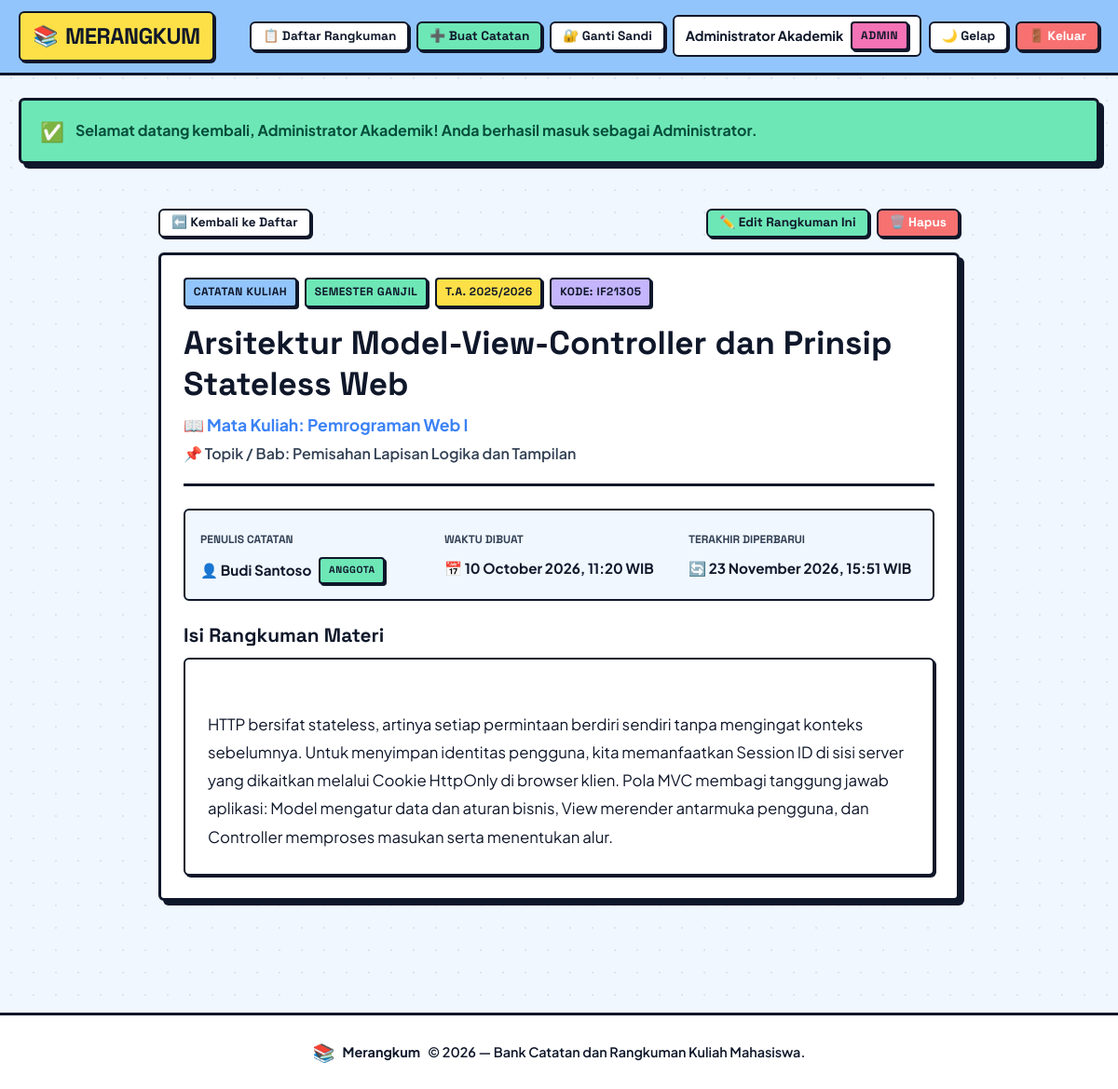
The app's page /detail.php?id=2 (signed in) with its own data.
### tables this page shows
CREATE TABLE catatan_kuliah (
  id               INT UNSIGNED AUTO_INCREMENT PRIMARY KEY,
  pengguna_id      INT UNSIGNED NOT NULL,
  judul            VARCHAR(200) NOT NULL,
  mata_kuliah      VARCHAR(100) NOT NULL,
  kode_mata_kuliah VARCHAR(20)  NULL,
  topik            VARCHAR(150) NOT NULL,
  jenis_catatan    ENUM('Rangkuman', 'Catatan kuliah', 'Panduan belajar') NOT NULL,
  semester         ENUM('Ganjil', 'Genap', 'Antara') NOT NULL,
  tahun_akademik   VARCHAR(9)   NOT NULL,
  isi_ringkas      TEXT         NOT NULL,
  dibuat_pada      DATETIME     NOT NULL DEFAULT CURRENT_TIMESTAMP,
  diperbarui_pada  DATETIME     NOT NULL DEFAULT CURRENT_TIMESTAMP ON UPDATE CURRENT_TIMESTAMP,
  CONSTRAINT fk_catatan_pengguna
    FOREIGN KEY (pengguna_id) REFERENCES pengguna(id)
    ON DELETE CASCADE
    ON UPDATE CASCADE
);

CREATE TABLE pengguna (
  id          INT UNSIGNED AUTO_INCREMENT PRIMARY KEY,
  username    VARCHAR(50)  NOT NULL UNIQUE,
  nama        VARCHAR(100) NOT NULL,
  peran       ENUM('admin', 'anggota') NOT NULL DEFAULT 'anggota',
  hash_sandi  VARCHAR(255) NOT NULL,
  hash_kode_pemulihan VARCHAR(255) NULL,
  dibuat_pada DATETIME     NOT NULL DEFAULT CURRENT_TIMESTAMP
);

### sesi.php (called while the page is built, shortened)
<?php
function apakahLogin(): bool
{
    return !empty($_SESSION['pengguna_id']) && is_numeric($_SESSION['pengguna_id']);
}
function apakahAdmin(): bool
{
    return apakahLogin() && ($_SESSION['pengguna_peran'] ?? '') === 'admin';
}
function bisaKelolaCatatan(int $pemilikCatatanId): bool
{
    if (apakahAdmin()) {
        return true;
    }
    return (int)$_SESSION['pengguna_id'] === $pemilikCatatanId;
}
function ambilPeranLabel(string $peran): string
{
    return ($peran === 'admin') ? 'Administrator' : 'Anggota';
}
    ?>

### validasi.php (called while the page is built, shortened)
<?php
function e(?string $nilai): string
{
    return htmlspecialchars($nilai, ENT_QUOTES | ENT_SUBSTITUTE, 'UTF-8');
}

### detail.php (the view, shortened to what this page needs)
<?php
require_once __DIR__ . '/sesi.php';
require_once __DIR__ . '/koneksi.php';
require_once __DIR__ . '/validasi.php';
$id = filter_var($_GET['id'] ?? null, FILTER_VALIDATE_INT, ['options' => ['min_range' => 1]]);
    ?>
    <?php
$stmt = $db->prepare('SELECT
                        c.*,
                        p.nama AS nama_pembuat,
                        p.username AS username_pembuat,
                        p.peran AS peran_pembuat
                      FROM catatan_kuliah c
                      JOIN pengguna p ON c.pengguna_id = p.id
                      WHERE c.id = ? LIMIT 1');
$stmt->bind_param('i', $id);
$stmt->execute();
$hasil = $stmt->get_result();
$catatan = $hasil->fetch_assoc();
    ?>
    <?php
$bisaKelola = bisaKelolaCatatan((int)$catatan['pengguna_id']);
require_once __DIR__ . '/kepala.php';
?>
<div class="wadah" style="max-width: 900px;">
    <div class="d-flex justify-between align-center flex-wrap gap-1 mb-2">
        <a href="daftar.php" class="tombol tombol-kecil">
            ⬅️ Kembali ke Daftar
        </a>
        <?php if ($bisaKelola): ?>
            <div class="d-flex gap-1">
                <a href="edit.php?id=<?= (int)$catatan['id'] ?>" class="tombol tombol-kecil tombol-mint">
                    ✏️ Edit Rangkuman Ini
                </a>
                <button
                    type="button"
                    class="tombol tombol-kecil tombol-bahaya pemicu-modal-hapus"
                    data-id="<?= (int)$catatan['id'] ?>"
                    data-judul="<?= e($catatan['judul']) ?>"
                >
                    🗑️ Hapus
                </button>
            </div>
        <?php endif; ?>
    </div>
    <article class="kartu-brutal">
        <header class="detail-header">
            <div class="d-flex align-center gap-1 flex-wrap mb-2">
                <span class="lencana lencana-biru">
                    <?= e($catatan['jenis_catatan']) ?>
                </span>
                <span class="lencana lencana-mint">
                    Semester <?= e($catatan['semester']) ?>
                </span>
                <span class="lencana lencana-kuning">
                    T.A. <?= e($catatan['tahun_akademik']) ?>
                </span>
                <?php if (!empty($catatan['kode_mata_kuliah'])): ?>
                    <span class="lencana lencana-lavender">
                        Kode: <?= e($catatan['kode_mata_kuliah']) ?>
                    </span>
                <?php endif; ?>
            </div>
            <h1 style="font-size: 2.2rem; margin-bottom: 0.5rem; line-height: 1.25;">
                <?= e($catatan['judul']) ?>
            </h1>
            <div style="font-size: 1.1rem; font-weight: 700; color: var(--biru-cerah);">
                📖 Mata Kuliah: <?= e($catatan['mata_kuliah']) ?>
            </div>
            <div style="font-size: 1rem; font-weight: 600; color: var(--teks-muted); margin-top: 0.25rem;">
                📌 Topik / Bab: <?= e($catatan['topik']) ?>
            </div>
        </header>
        <section class="detail-meta-grid">
            <div>
                <span class="detail-meta-item-label">Penulis Catatan</span>
                <div class="detail-meta-item-isi d-flex align-center gap-1 mt-1">
                    <span>👤 <?= e($catatan['nama_pembuat']) ?></span>
                    <span class="lencana <?= $catatan['peran_pembuat'] === 'admin' ? 'lencana-admin' : 'lencana-anggota' ?>" style="font-size: 0.65rem;">
                        <?= e(ambilPeranLabel($catatan['peran_pembuat'])) ?>
                    </span>
                </div>
            </div>
            <div>
                <span class="detail-meta-item-label">Waktu Dibuat</span>
                <div class="detail-meta-item-isi mt-1">
                    📅 <?= date('d F Y, H:i', strtotime($catatan['dibuat_pada'])) ?> WIB
                </div>
            </div>
            <div>
                <span class="detail-meta-item-label">Terakhir Diperbarui</span>
                <div class="detail-meta-item-isi mt-1">
                    🔄 <?= date('d F Y, H:i', strtotime($catatan['diperbarui_pada'])) ?> WIB
                </div>
            </div>
        </section>
        <section class="mt-3">
            <h2 style="font-size: 1.3rem; margin-bottom: 0.75rem;">Isi Rangkuman Materi</h2>
            <div class="detail-isi-teks">
<?= e($catatan['isi_ringkas']) ?>
            </div>
        </section>
    </article>
</div>
<?php require_once __DIR__ . '/kaki.php'; ?>

### css/gaya.css (style rules this page uses)
:root { --bg-halaman: #f0f7ff; --bg-kartu: #ffffff; --teks-utama: #0f172a; --teks-muted: #334155; --border-tebal: 3px solid #0f172a; --border-sedang: 2px solid #0f172a; --warna-border: #0f172a; --warna-bayangan: #0f172a; --bayangan-kartu: 5px 5px 0px var(--warna-bayangan); --bayangan-tombol: 4px 4px 0px var(--warna-bayangan); --bayangan-kecil: 2px 2px 0px var(--warna-bayangan); --bayangan-fokus: 0 0 0 3px #fde047; --biru-lembut: #93c5fd; --biru-cerah: #3b82f6; --kuning-cerah: #fde047; --pink-pastel: #f472b6; --pink-lembut: #fbcfe8; --lavender: #c4b5fd; --mint: #6ee7b7; --merah-bahaya: #f87171; --radius-kotak: 6px; --radius-lencana: 4px; --font-judul: "Space Grotesk", -apple-system, BlinkMacSystemFont, "Segoe UI", Roboto, sans-serif; --font-isi: "Plus Jakarta Sans", -apple-system, BlinkMacSystemFont, "Segoe UI", Roboto, sans-serif; }
*, *::before, *::after { box-sizing: border-box; }
html { font-size: 16px; scroll-behavior: smooth; }
body { margin: 0; padding: 0; font-family: var(--font-isi); background-color: var(--bg-halaman); color: var(--teks-utama); line-height: 1.6; min-height: 100vh; display: flex; flex-direction: column; }
body::before { content: ""; position: fixed; top: 0; left: 0; width: 100%; height: 100%; pointer-events: none; z-index: -1; background-image: radial-gradient(circle, rgba(15, 23, 42, 0.08) 1px, transparent 1px); background-size: 24px 24px; }
h1, h2, h3, h4, h5, h6 { font-family: var(--font-judul); font-weight: 800; line-height: 1.25; margin-top: 0; color: var(--teks-utama); }
a { color: inherit; text-decoration: none; }
.wadah { max-width: 1200px; width: 100%; margin: 0 auto; padding: 1.5rem 1.25rem; flex: 1; }
.kartu-brutal { background-color: var(--bg-kartu); border: var(--border-tebal); border-radius: var(--radius-kotak); box-shadow: var(--bayangan-kartu); padding: 1.5rem; margin-bottom: 1.5rem; position: relative; transition: transform 0.15s ease, box-shadow 0.15s ease; }
.tombol { display: inline-flex; align-items: center; justify-content: center; gap: 0.5rem; font-family: var(--font-judul); font-weight: 700; font-size: 0.95rem; padding: 0.65rem 1.2rem; border: var(--border-sedang); border-radius: var(--radius-kotak); box-shadow: var(--bayangan-tombol); background-color: var(--bg-kartu); color: var(--teks-utama); cursor: pointer; text-decoration: none; transition: transform 0.1s ease, box-shadow 0.1s ease, background-color 0.15s ease; line-height: 1.2; }
.tombol-mint { background-color: var(--mint); color: #0f172a; }
.tombol-bahaya { background-color: var(--merah-bahaya); color: #ffffff; }
.tombol-kecil { padding: 0.35rem 0.75rem; font-size: 0.85rem; box-shadow: var(--bayangan-kecil); }
.lencana { display: inline-flex; align-items: center; gap: 0.3rem; font-family: var(--font-judul); font-weight: 800; font-size: 0.75rem; text-transform: uppercase; letter-spacing: 0.5px; padding: 0.25rem 0.55rem; border: var(--border-sedang); border-radius: var(--radius-lencana); box-shadow: 2px 2px 0px var(--warna-bayangan); background-color: var(--bg-kartu); color: var(--teks-utama); }
.lencana-anggota { background-color: var(--mint); color: #0f172a; }
.lencana-kuning { background-color: var(--kuning-cerah); color: #0f172a; }
.lencana-biru { background-color: var(--biru-lembut); color: #0f172a; }
.lencana-lavender { background-color: var(--lavender); color: #0f172a; }
.lencana-mint { background-color: var(--mint); color: #0f172a; }
.detail-header { border-bottom: var(--border-tebal); padding-bottom: 1.25rem; margin-bottom: 1.5rem; }
.detail-meta-grid { display: grid; grid-template-columns: repeat(auto-fit, minmax(200px, 1fr)); gap: 1rem; background-color: var(--bg-halaman); border: var(--border-sedang); border-radius: var(--radius-kotak); padding: 1rem; margin: 1.25rem 0; }
.detail-meta-item-label { font-family: var(--font-judul); font-size: 0.75rem; text-transform: uppercase; color: var(--teks-muted); font-weight: 700; }
.detail-meta-item-isi { font-weight: 700; font-size: 0.95rem; }
.detail-isi-teks { font-size: 1.05rem; line-height: 1.8; white-space: pre-wrap; word-break: break-word; background-color: var(--bg-kartu); padding: 1.5rem; border: var(--border-sedang); border-radius: var(--radius-kotak); box-shadow: var(--bayangan-kecil); }
.d-flex { display: flex; }
.align-center { align-items: center; }
.justify-between { justify-content: space-between; }
.flex-wrap { flex-wrap: wrap; }
.gap-1 { gap: 0.5rem; }
.mt-1 { margin-top: 0.5rem; }
.mt-3 { margin-top: 1.5rem; }
.mb-2 { margin-bottom: 1rem; }

### records on screen
catatan_kuliah: jenis_catatan "CATATAN KULIAH", semester "GANJIL", tahun_akademik "2025/2026", kode_mata_kuliah "IF21305", judul "Arsitektur Model-View-Controller dan Prinsip Stateless Web", mata_kuliah "Pemrograman Web I", topik "Pemisahan Lapisan Logika dan Tampilan", pengguna.nama "Budi Santoso", pengguna.peran "ANGGOTA", dibuat_pada "10 October 2026, 11:20", diperbarui_pada "23 November 2026, 15:51", isi_ringkas "HTTP bersifat stateless, artinya setiap permintaan berdiri sendiri tanpa mengingat konteks sebelumnya. Untuk menyimpan identitas pengguna, kita memanfaatkan Session ID di sisi server yang dikaitkan melalui Cookie HttpOnly di browser klien. Pola MVC membagi tanggung jawab aplikasi: Model mengatur data dan aturan bisnis, View merender antarmuka pengguna, dan Controller memproses masukan serta menentukan alur."

### other values on screen
$pengguna['nama'] "Administrator Akademik"
$pesanFlash['teks'] "Selamat datang kembali, Administrator Akademik! Anda berhasil masuk sebagai Administrator."
